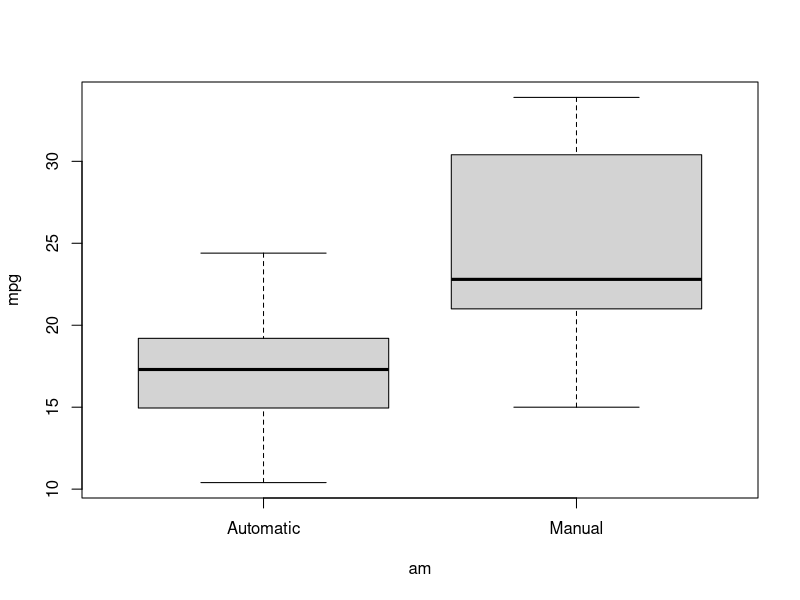
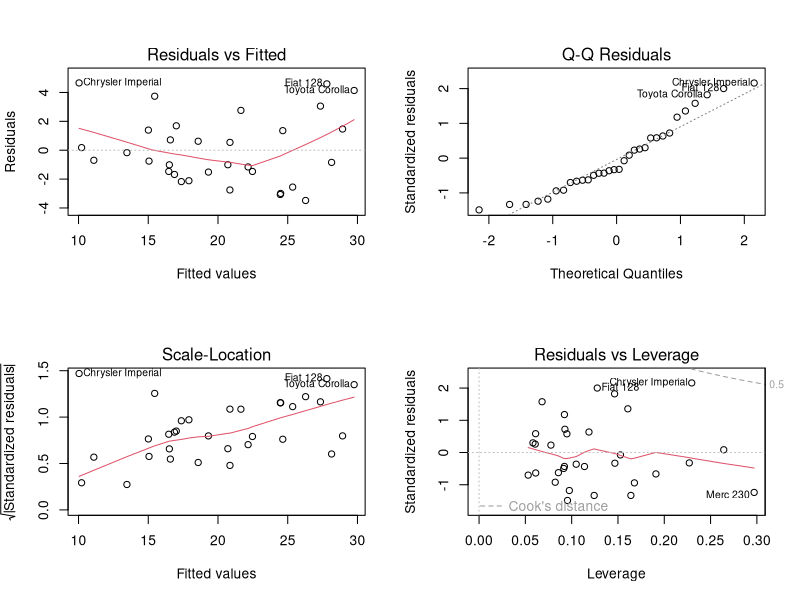

These figures' R source, in order:
## ---- chunk 1
data(mtcars)
summary(mtcars[,c("mpg","am")])
## ---- chunk 2
mtcars <- transform(mtcars,cyl = factor(cyl))
mtcars <- transform(mtcars,am = factor(am,labels = c("Automatic","Manual")))

## ---- chunk 3
fit <- lm(mpg ~ am, data = mtcars)
summary(fit)
## ---- chunk 4
fit2 <- lm(mpg ~ .,data = mtcars)
fit2.best <- step(fit2,trace = F,k=log(nrow(mtcars)))
fit2.best
## ---- chunk 5
boxplot(mpg ~ am,data = mtcars)
## ---- chunk 6
par(mfrow=c(2,2))
plot(fit2.best)
